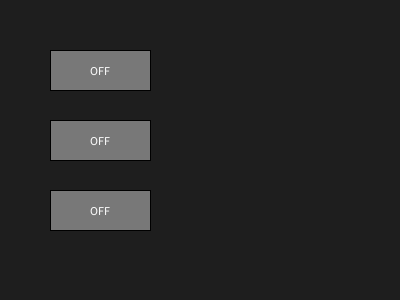
Frame 1 (no input)
Frame 60 (the mouse pressed at the canvas centre just before this capture): identical to frame 1, image omitted
Frame 120 (the mouse held since frame 60 and released just before this capture): identical to frame 1, image omitted

The Processing sketch that drew this single still picture (run headless with seeded random() and noise(); from frame 60 on, the mouse is pressed at the canvas centre):

// Processing sketch: tri_toggle_switch_widget
// ── tri_toggle_switch_widget.pde
ToggleSwitch[] toggles = new ToggleSwitch[3];

void setup() {
  size(400, 300);
  toggles[0] = new ToggleSwitch(50, 50);
  toggles[1] = new ToggleSwitch(50, 120);
  toggles[2] = new ToggleSwitch(50, 190);
}

void draw() {
  background(30);
  for (int i = 0; i < toggles.length; i++) {
    toggles[i].draw();
  }
}

void mousePressed() {
  for (int i = 0; i < toggles.length; i++) {
    toggles[i].checkClick(mouseX, mouseY);
  }
}

class ToggleSwitch {
  float x, y, w = 100, h = 40;
  boolean isOn = false;

  ToggleSwitch(float x, float y) {
    this.x = x;
    this.y = y;
  }

  void checkClick(int mx, int my) {
    if (mx > x && mx < x + w && my > y && my < y + h) {
      isOn = !isOn; // flip the state
    }
  }

  void draw() {
    if (isOn) {
      fill(0, 200, 0); // green for ON
    } else {
      fill(120); // grey for OFF
    }
    rect(x, y, w, h);

    fill(255);
    textAlign(CENTER, CENTER);
    text(isOn ? "ON" : "OFF", x + w/2, y + h/2);
  }
}
